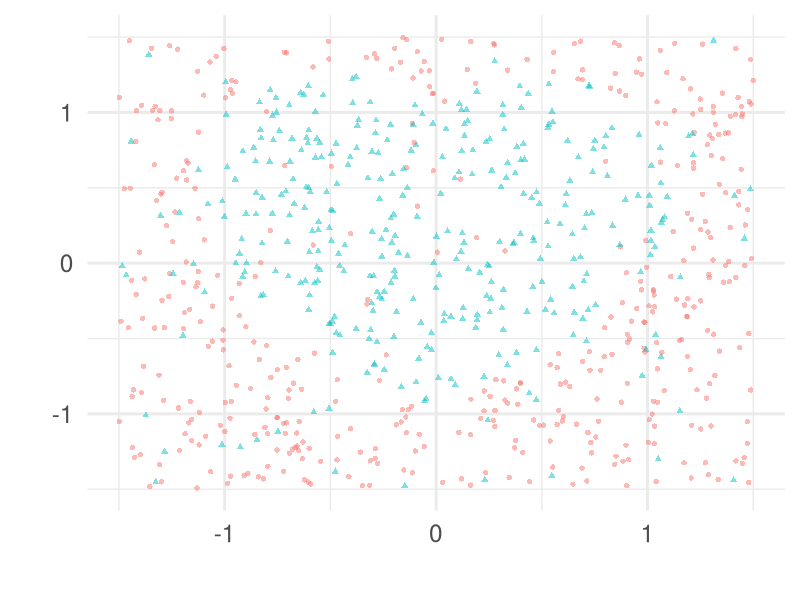
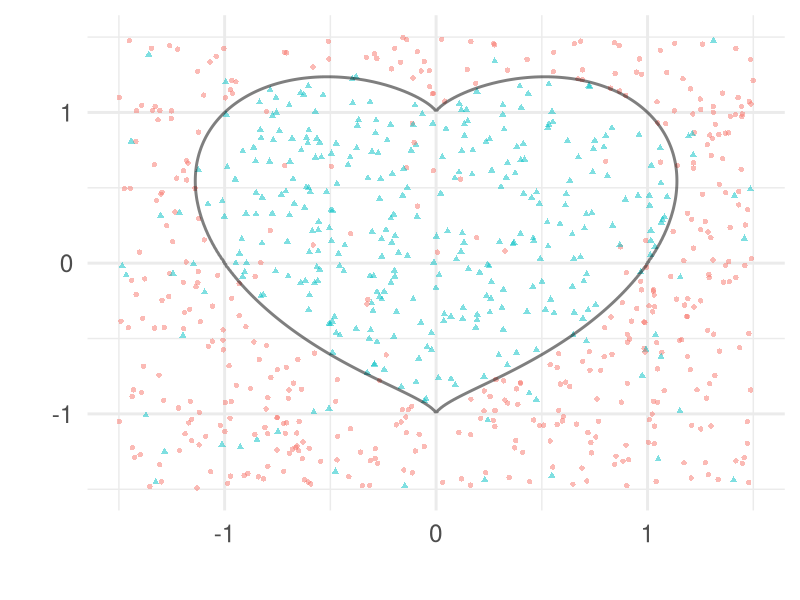
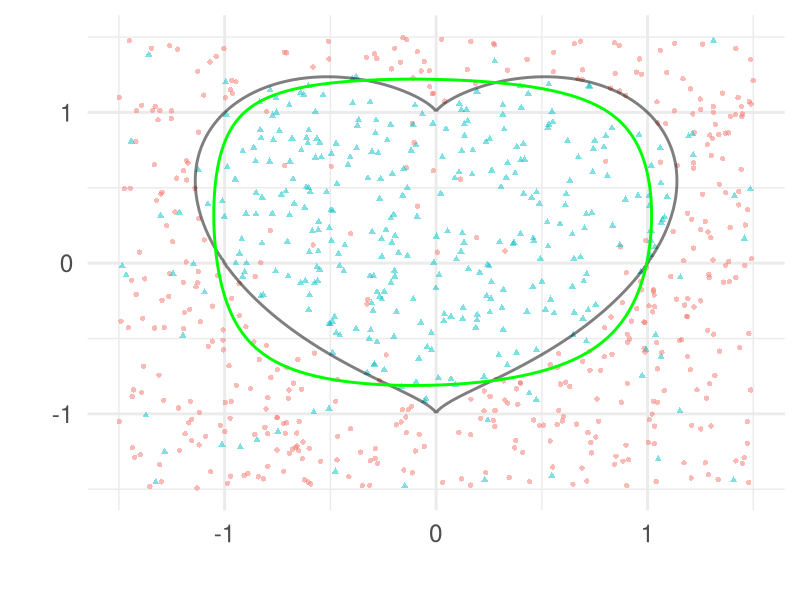
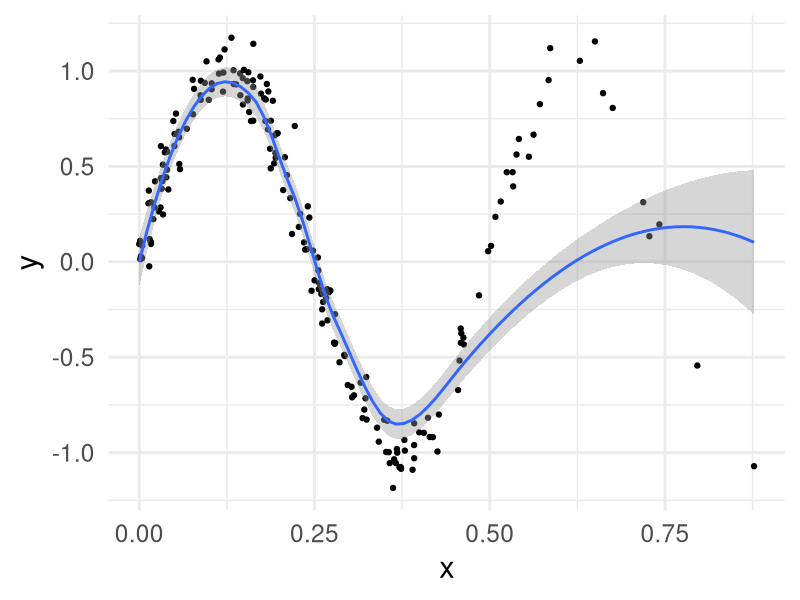
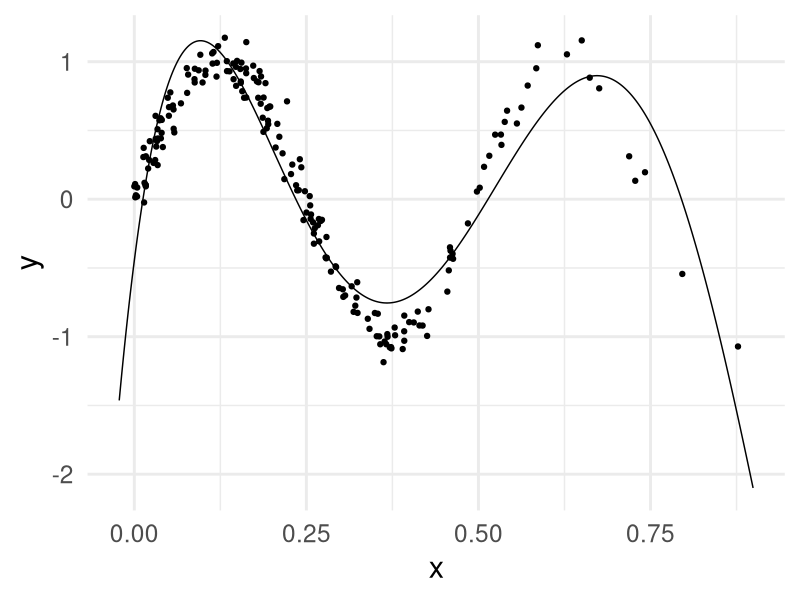
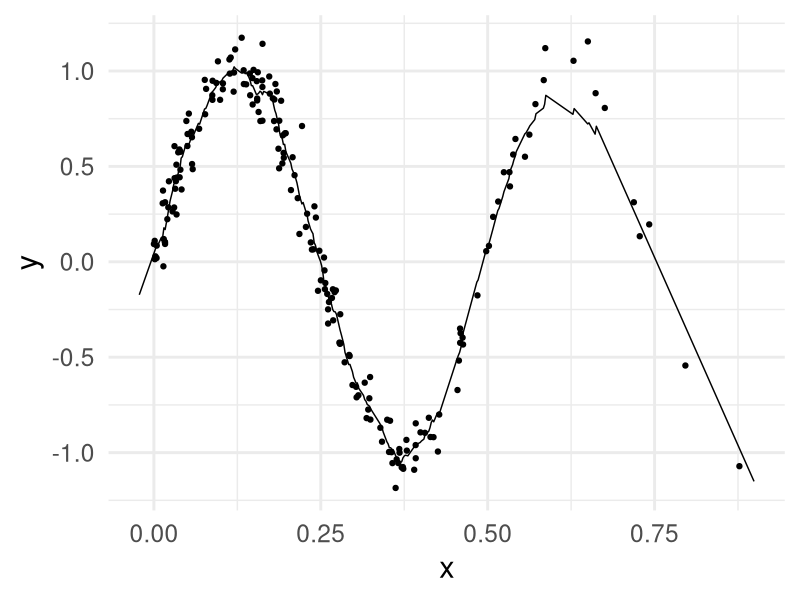

The R script that drew these images, in order:
## ---- chunk 1
knitr::opts_chunk$set(echo = TRUE)
library(tidyverse) # required
library(broom)     # required
library(modelr)    # for data_grid
theme_set(theme_minimal(base_size = 22))
## ---- chunk 2
# sample size
n <- 800
# function with zero set that
# defines the perfect (Bayes) decision boundary
true_boundary_function <- function(x1, x2) {
  # experiment with changing this
  thing <- x1^2*x2^3
  (x1^2 + x2^2 - 1)^3 - thing
}
train <- data.frame(
  # change the distribution
  # or scale as needed
  x1 = 1.5*(1 - 2*runif(n)),
  x2 = 1.5*(1 - 2*runif(n))
) %>% 
  mutate(
    # labels if classes were perfectly separated
    separable = true_boundary_function(x1,x2) > 0,
    # labels if classes are "noisy"
    y = factor(rbinom(n, 1, 9/10 - (8/10) * as.numeric(separable)))
  )
## ---- chunk 3
train_plot <-
  ggplot(train, aes(x1, x2)) +
  geom_point(aes(shape = y, color = y),
             alpha = .5, show.legend = FALSE) +
  xlab("") + ylab("")
  
train_plot
## ---- chunk 4
decision_surface <- 
  data_grid(train,
          x1 = seq_range(x1, 300, expand = .05),
          x2 = seq_range(x2, 300, expand = .05)) %>%
  mutate(z = true_boundary_function(x1, x2))

boundary_plot <-
  train_plot +
  geom_contour(
    data = decision_surface,
    aes(x1, x2, z=z),
    bins = 2,
    size = 1,
    color = "black",
    alpha = .5)

boundary_plot
## ---- chunk 5
# Fit model
logit_model <-  
  glm(y ~ x1 + x2 + poly(x1,2) * poly(x2,2), family = "binomial", data = train)
# try formula + poly(x1,2) * poly(x2,2)

# Generate decision boundary
logit_surface <- logit_model %>%
   augment(type.predict = "response",
              newdata = decision_surface)
## ---- chunk 6
boundary_plot +
  geom_contour(
    data = logit_surface,
    aes(x1, x2, z = .fitted),
    size = 1,
    color = "green",
    bins = 2)
## ---- chunk 7
summary(logit_model)
## ---- chunk 8
# change this function
f <- function(x) sin(4*pi*x)
n <- 200
train1d <- 
  data.frame(
    x = rbeta(n, 1, 3)
    ) %>%
  # change the noise level sd
  mutate(y = f(x) + rnorm(n, sd = .1))

# plot data and loess curve
ggplot(train1d, aes(x, y)) + 
  geom_point() +
  geom_smooth()
## ---- chunk 9
model_lm <- lm(y ~ poly(x, 5), data = train1d)

train1d_grid <- 
  data_grid(train1d,
          x = seq_range(c(x, .78), 500, expand = .05))

augment(model_lm,
        newdata = train1d_grid) %>%
  ggplot(aes(x, y)) +
  geom_point(data = train1d) +
  geom_line(aes(y = .fitted))
## ---- chunk 10
# assume input data has variables x and y
# assume data is sorted on x from smallest to largest
local_regression <- function(data, x0, s = .1) {
  n <- nrow(data)
  k <- ceiling(n*s)
  i <- 0
  loop <- TRUE
  while (loop) {
    i <- i + 1
    if (data$x[i] > x0) {
      loop <- FALSE
    }
    if (i >= n) {
      loop <- FALSE
    }
  }
  # i such that
  # data$x[i] > x0
  # but data$x[i-1] <= x0
  local_range <- (i - ceiling(k/2)) : (i + floor(k/2))
  
  if (min(local_range) < 1) {
    local_range <- 1:k
  } else if (max(local_range) > n) {
    local_range <- (n-k):n
  }
  
  local_lm <- lm(y ~ x, data = data[local_range, ])
  sum(coef(local_lm) * c(1, x0))
}
## ---- chunk 11
train_local <- train1d %>%
  arrange(x)

local_regression(train_local, x0 = .2)
## ---- chunk 12
for (i in 1:nrow(train1d_grid)) {
  train1d_grid$.fitted[i] <- local_regression(train_local, x0 = train1d_grid$x[i], s = .05)
}

  ggplot(train1d_grid, aes(x, y)) +
  geom_point(data = train1d) +
  geom_line(aes(y = .fitted))
## ---- chunk 13

## ---- chunk 14

